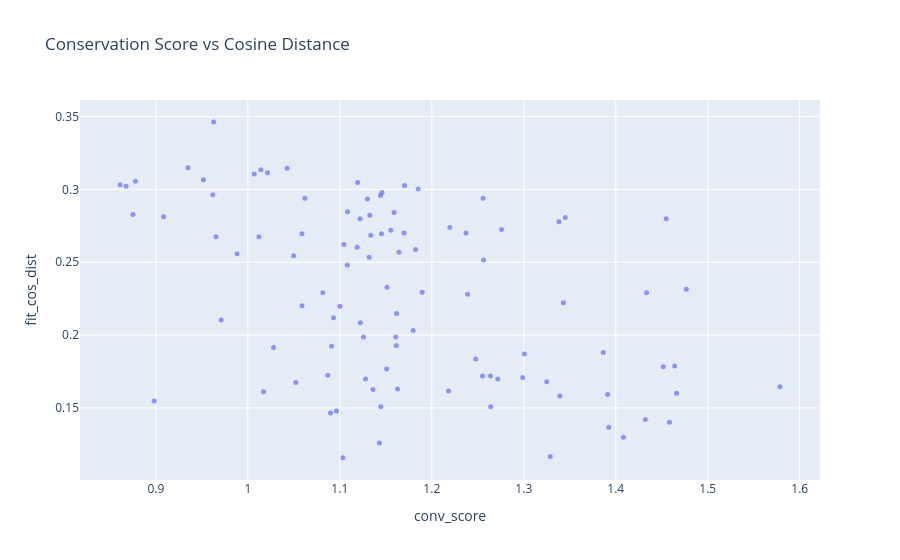

Notebook cell for this chart:
### Code cell
fig = go.Figure(go.Scatter(
    x=df["conv_score"].to_numpy(),
    y=df["fit_cos_dist"].to_numpy(),
    mode="markers",
    marker=dict(size=5, opacity=0.7),
))

fig.update_layout(
    title="Conservation Score vs Cosine Distance",
    xaxis_title="conv_score",
    yaxis_title="fit_cos_dist",
)
fig.show()
